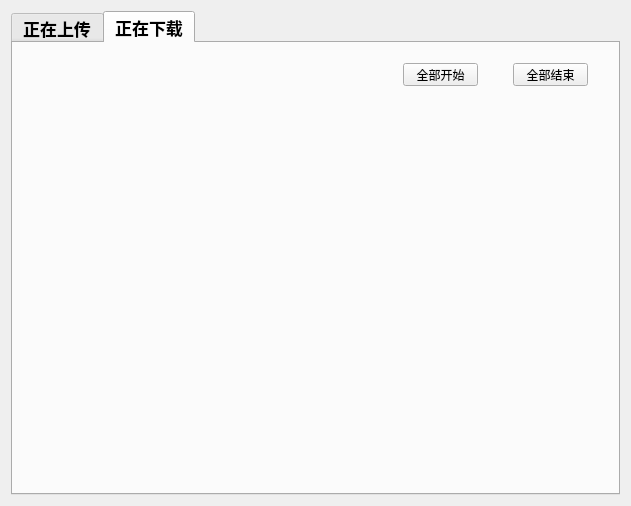
<?xml version="1.0" encoding="UTF-8"?>
<ui version="4.0">
 <class>Widget</class>
 <widget class="QWidget" name="Widget">
  <property name="geometry">
   <rect>
    <x>0</x>
    <y>0</y>
    <width>631</width>
    <height>506</height>
   </rect>
  </property>
  <property name="windowTitle">
   <string>Widget</string>
  </property>
  <layout class="QVBoxLayout" name="verticalLayout">
   <item>
    <widget class="QTabWidget" name="tabWidget">
     <property name="font">
      <font>
       <pointsize>13</pointsize>
       <weight>75</weight>
       <bold>true</bold>
      </font>
     </property>
     <property name="currentIndex">
      <number>1</number>
     </property>
     <widget class="QWidget" name="upload">
      <attribute name="title">
       <string>正在上传</string>
      </attribute>
      <widget class="QPushButton" name="m_up_start">
       <property name="geometry">
        <rect>
         <x>410</x>
         <y>30</y>
         <width>75</width>
         <height>23</height>
        </rect>
       </property>
       <property name="font">
        <font>
         <pointsize>9</pointsize>
         <weight>50</weight>
         <bold>false</bold>
        </font>
       </property>
       <property name="text">
        <string>全部开始</string>
       </property>
      </widget>
      <widget class="QPushButton" name="m_up_end">
       <property name="geometry">
        <rect>
         <x>520</x>
         <y>30</y>
         <width>75</width>
         <height>23</height>
        </rect>
       </property>
       <property name="font">
        <font>
         <pointsize>9</pointsize>
         <weight>50</weight>
         <bold>false</bold>
        </font>
       </property>
       <property name="text">
        <string>全部结束</string>
       </property>
      </widget>
     </widget>
     <widget class="QWidget" name="download">
      <attribute name="title">
       <string>正在下载</string>
      </attribute>
      <widget class="QPushButton" name="m_down_start">
       <property name="geometry">
        <rect>
         <x>390</x>
         <y>20</y>
         <width>75</width>
         <height>23</height>
        </rect>
       </property>
       <property name="font">
        <font>
         <family>Agency FB</family>
         <pointsize>9</pointsize>
         <weight>50</weight>
         <bold>false</bold>
        </font>
       </property>
       <property name="text">
        <string>全部开始</string>
       </property>
      </widget>
      <widget class="QPushButton" name="m_down_end">
       <property name="geometry">
        <rect>
         <x>500</x>
         <y>20</y>
         <width>75</width>
         <height>23</height>
        </rect>
       </property>
       <property name="font">
        <font>
         <family>Agency FB</family>
         <pointsize>9</pointsize>
         <weight>50</weight>
         <bold>false</bold>
        </font>
       </property>
       <property name="text">
        <string>全部结束</string>
       </property>
      </widget>
     </widget>
    </widget>
   </item>
  </layout>
 </widget>
 <layoutdefault spacing="6" margin="11"/>
 <resources/>
 <connections/>
</ui>
